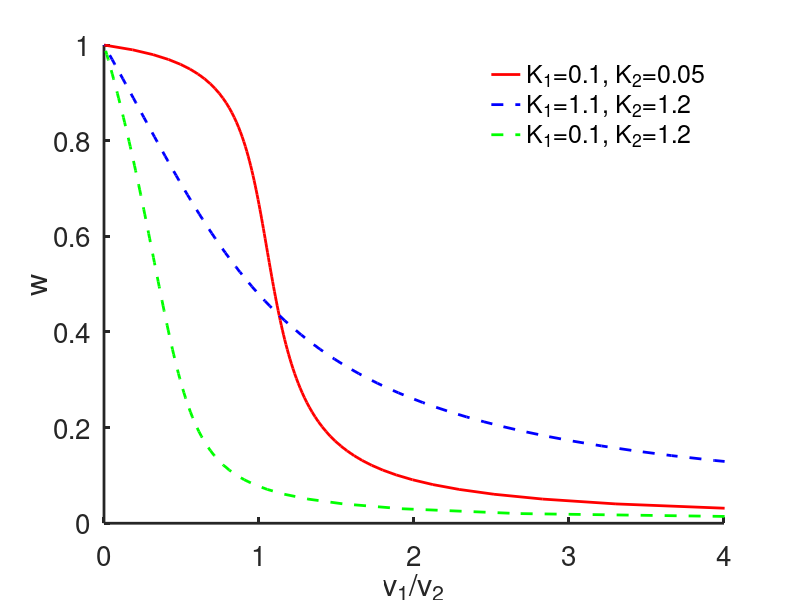

Here is the MATLAB script that generated this plot:
%-------------------------------------------------------------------

% Matlab code for plotting Goldbeter-Koshland functions.

% For Chapter 1, Fig. 1.6 of
% Keener and Sneyd, Mathematical Physiology, 3rd Edition, Springer.

% Written by James Keener and James Sneyd

%-------------------------------------------------------------------

close all
clear all
clc

set(0,                           ...
   'defaultaxesfontsize', 20,   ...
   'defaultaxeslinewidth', 2.0, ...
   'defaultlinelinewidth', 2.0, ...
   'defaultpatchlinewidth', 0.7);

w = linspace(0,1,100);

K1vals = [0.1,1.1,0.1];
K2vals = [0.05,1.2,1.2];
 
K1=0.1;
K2 = 0.05;
vrat = (1-w).*(K1+w)./((w.*(K2+1-w)));
plot(vrat,w,'r','LineWidth',2)
hold on
xlim([0,4])
 
K1=1.1;
K2 = 1.2;

vrat = (1-w).*(K1+w)./((w.*(K2+1-w)));
plot(vrat,w,'b--','LineWidth',2)
hold on
xlim([0,4])
 
K1=0.1;
K2 = 1.2;

vrat = (1-w).*(K1+w)./((w.*(K2+1-w)));
plot(vrat,w,'g--','LineWidth',2)
hold on
xlim([0,4])
 legend('boxoff')
  legend('K_1=0.1, K_2=0.05','K_1=1.1, K_2=1.2','K_1=0.1, K_2=1.2')
 box off
xlabel('v_1/v_2')
ylabel('w')
